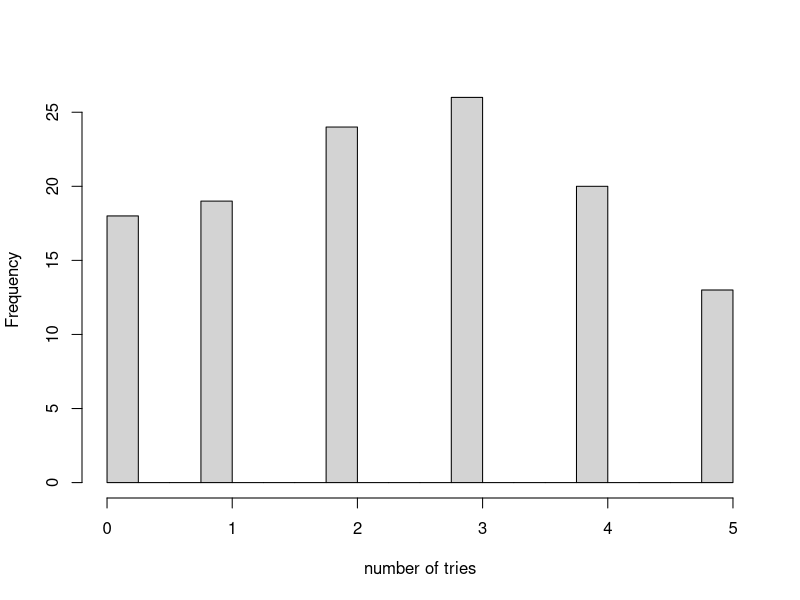
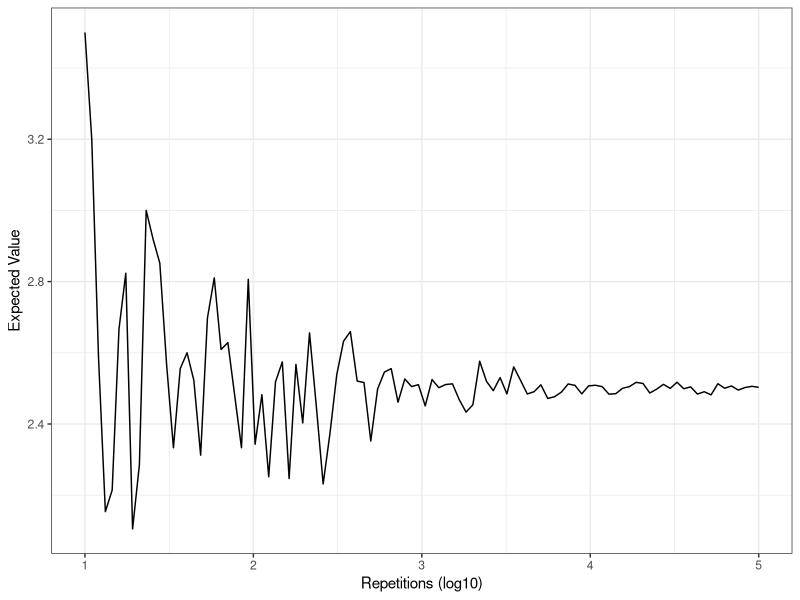

These charts were generated, in order, by the following R code:
# Title     : TODO
# Objective : TODO
# Created by: oscarhernandezlopez
# Created on: 04/11/20

require(ggplot2)

#18 p.249 Keys
tryKeySim <- function (n=1){
  tryK <- sample(c(0:5), n, replace = FALSE,
                prob = c(1/6,1/6,1/6,1/6,1/6,1/6))
}

res<-numeric()
for (i in 1:120) {
  res <- c(res,tryKeySim(1))
}

mean(res)

png('hist_18_249.png',width = 2000, height = 1600,res = 300)
hist(res, seq(0,5,by=0.25), main = NULL, xlab ="number of tries")
dev.off()

#How many Monte Carlo experiments are enough?
B <- 10^seq(1,5, len = 100)

compute_prob <- function (B,n=1){
  r <- replicate(B, tryKeySim(n))
  mean(r)
}

prob <- sapply(B,compute_prob)
png('plot_MC.png',width = 2000, height = 1600,res = 300)
qplot(log10(B), prob, geom = "line") + labs(y = "Expected Value", x = "Repetitions (log10)") + theme_bw()
dev.off()